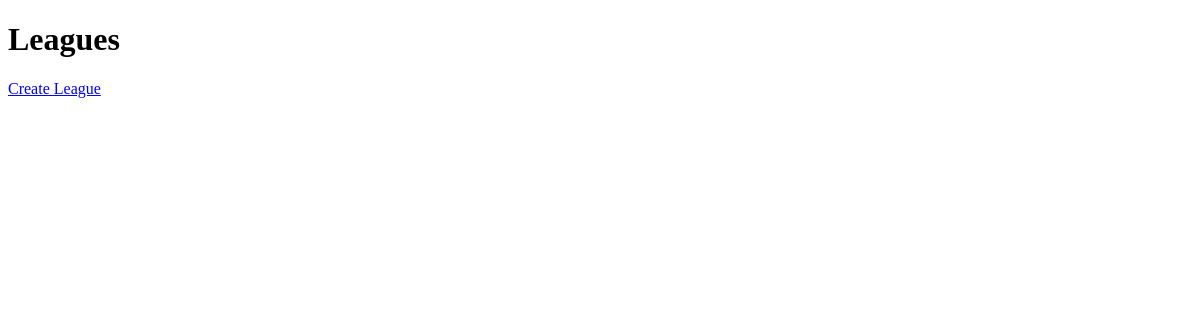
The app's page /, older data.
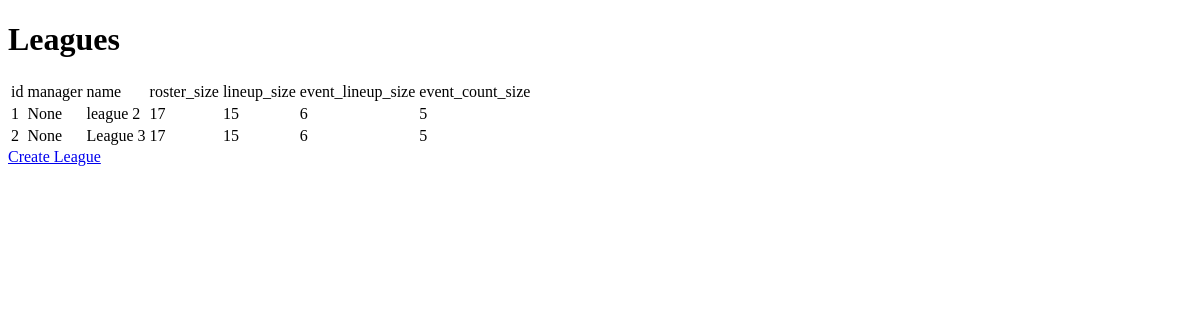
The same page, newer data.
### core/models.py (models this page shows)
class League(models.Model):
    manager = models.ForeignKey(User, related_name='League', on_delete=models.CASCADE, null=True, blank=True) #how do these look, cutie?
    name = models.CharField(max_length=50, blank=False)
    roster_size = models.PositiveIntegerField(blank=False)
    lineup_size = models.PositiveIntegerField(blank=False)
    event_lineup_size = models.PositiveIntegerField(blank=False)
    event_count_size = models.PositiveIntegerField(blank=False)

### core/views.py (the view)
# urls.py: 2. Add a URL to urlpatterns:  path('', views.home, name='home')
def home(request):
    context = {}
    context['leagues'] = League.objects.all()
    return render(request, 'core/home.html', context)

### core/templatetags/custom_tags.py (called while the page is built)
@register.filter
def get_fields(obj):
    if obj:
        return [(field.name, field.value_to_string(obj)) for field in obj._meta.fields]

### templates/core/home.html (shortened to what this page needs)
{% extends 'base.html' %}
{% load custom_tags %}
{% block content %}
<h1>Leagues</h1>
<table class="table mb-4">
    <thead class="thead-inverse">
      {% for key, val in leagues.first|get_fields %}
      <td>{{ key }}</td>
      {% endfor %}
    </thead>
    <tbody>
      {% for league in leagues %}
      <tr>
        {% for key, val in league|get_fields %}
        <td>{{ val }}</td>
        {% endfor %}
      </tr>
      {% endfor %}
    </tbody>
  </table>
        <td><a href="{% url 'create_league' %}" class="btn btn-outline-primary">Create League</a></td>
  {% endblock %}

### templates/base.html (shortened to what this page needs)
{% load custom_tags %}
<!doctype html>
<html lang="en">
<head>
</head>
<body>
  {% block content %}{% endblock content %}
</body>
</html>

Row changes from the older to the newer data that the page shows:
added League: league "1" "None" "league 2" "17" "15" "6" "5"
added League: league "2" "None" "League 3" "17" "15" "6" "5"
Text that changed along with them:
new list line: "id"
new list line: "manager"
new list line: "name"
new list line: "roster_size"
new list line: "lineup_size"
new list line: "event_lineup_size"
new list line: "event_count_size"
